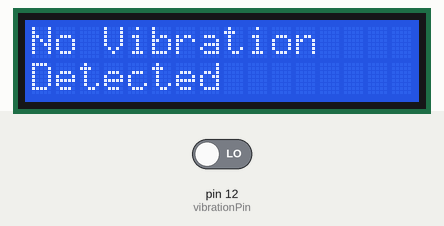
Simulated run of this sketch. Board: Arduino Uno, built with avr-gcc and run on an emulated ATmega328P. Parts: 16×2 character LCD. Inputs (shaded band) come from the test bench; at power-on: pin 12 (vibrationPin) LOW.

Above: at 1.2 s.
1.3 s: pin 12 (vibrationPin) driven HIGH
At 2.1 s:
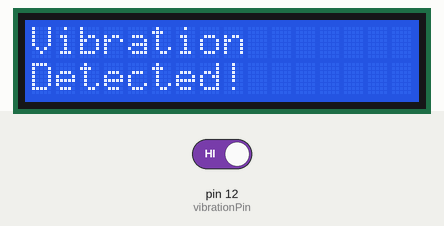
Timing chart, 0 to 4.3 s (numbered marks = the images above; inputs shaded):
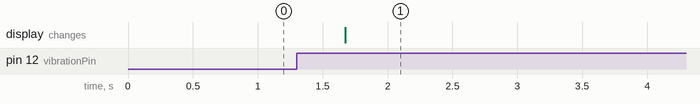

The sketch:

VIBRATION.ino
```cpp
#include <Wire.h>
#include <LiquidCrystal_I2C.h>


LiquidCrystal_I2C lcd(0x27, 16, 2);


const int vibrationPin = 12;
int vibrationState = LOW;

void setup() {

  lcd.init();
  lcd.backlight();
  lcd.setCursor(0, 0);
  lcd.print("Vibration");
  lcd.setCursor(0, 1);
  lcd.print("Sensor Ready");


  pinMode(vibrationPin, INPUT);
}

void loop() {

  vibrationState = digitalRead(vibrationPin);


  if (vibrationState == HIGH) {
    lcd.clear();
    lcd.setCursor(0, 0);
    lcd.print("Vibration");
    lcd.setCursor(0, 1);
    lcd.print("Detected!");
    delay(5000);
  } else {
    lcd.clear();
    lcd.setCursor(0, 0);
    lcd.print("No Vibration");
    lcd.setCursor(0, 1);
    lcd.print("Detected");
    delay(500);
  }
}
```

Measured:
- after the input at 1.3 s, the display: changes after 0.38 s (image 1)
